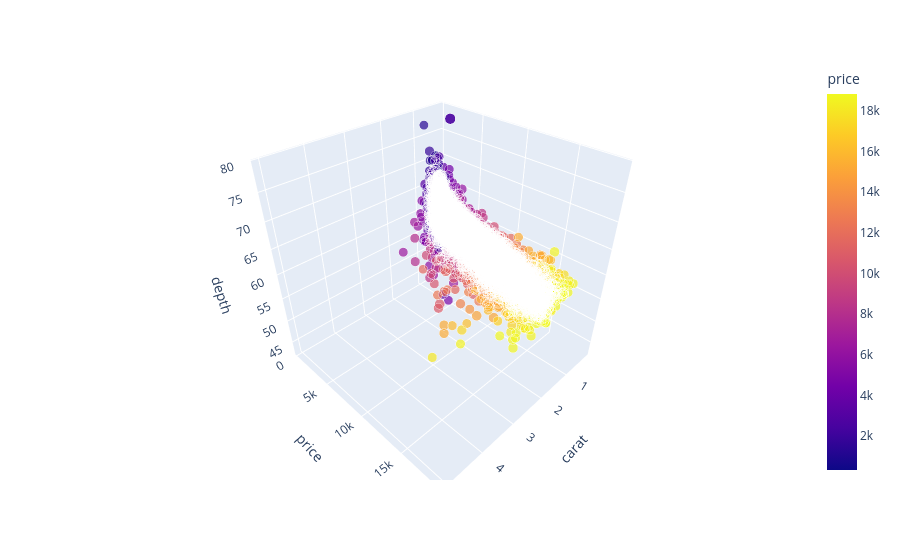

Here is the notebook cell this chart was saved with:
### Code cell
fig = px.scatter_3d(anscombe, x='carat', y='price', z='depth', color='price', size='table')
fig.show()

### Figure 1 — Plotly figure (JSON) as saved in the notebook; plotly's stock layout.template omitted (floating-point values rounded to 4 significant figures; data arrays with more than 128 entries replaced by an {"elided": "..."} marker saying what was removed)
{"data": [{"hovertemplate": "carat=%{x}<br>price=%{marker.color}<br>depth=%{z}<br>table=%{marker.size}<extra></extra>", "legendgroup": "", "marker": {"color": {"elided": "53940 int values"}, "coloraxis": "coloraxis", "size": {"elided": "53940 float values"}, "sizemode": "area", "sizeref": 0.2375, "symbol": "circle"}, "mode": "markers", "name": "", "scene": "scene", "showlegend": false, "type": "scatter3d", "x": {"elided": "53940 float values"}, "y": {"elided": "53940 int values"}, "z": {"elided": "53940 float values"}}], "layout": {"coloraxis": {"colorbar": {"title": {"text": "price"}}, "colorscale": [[0, "#0d0887"], [0.1111, "#46039f"], [0.2222, "#7201a8"], [0.3333, "#9c179e"], [0.4444, "#bd3786"], [0.5556, "#d8576b"], [0.6667, "#ed7953"], [0.7778, "#fb9f3a"], [0.8889, "#fdca26"], [1, "#f0f921"]]}, "legend": {"itemsizing": "constant", "tracegroupgap": 0}, "margin": {"t": 60}, "scene": {"domain": {"x": [0, 1], "y": [0, 1]}, "xaxis": {"title": {"text": "carat"}}, "yaxis": {"title": {"text": "price"}}, "zaxis": {"title": {"text": "depth"}}}}}
